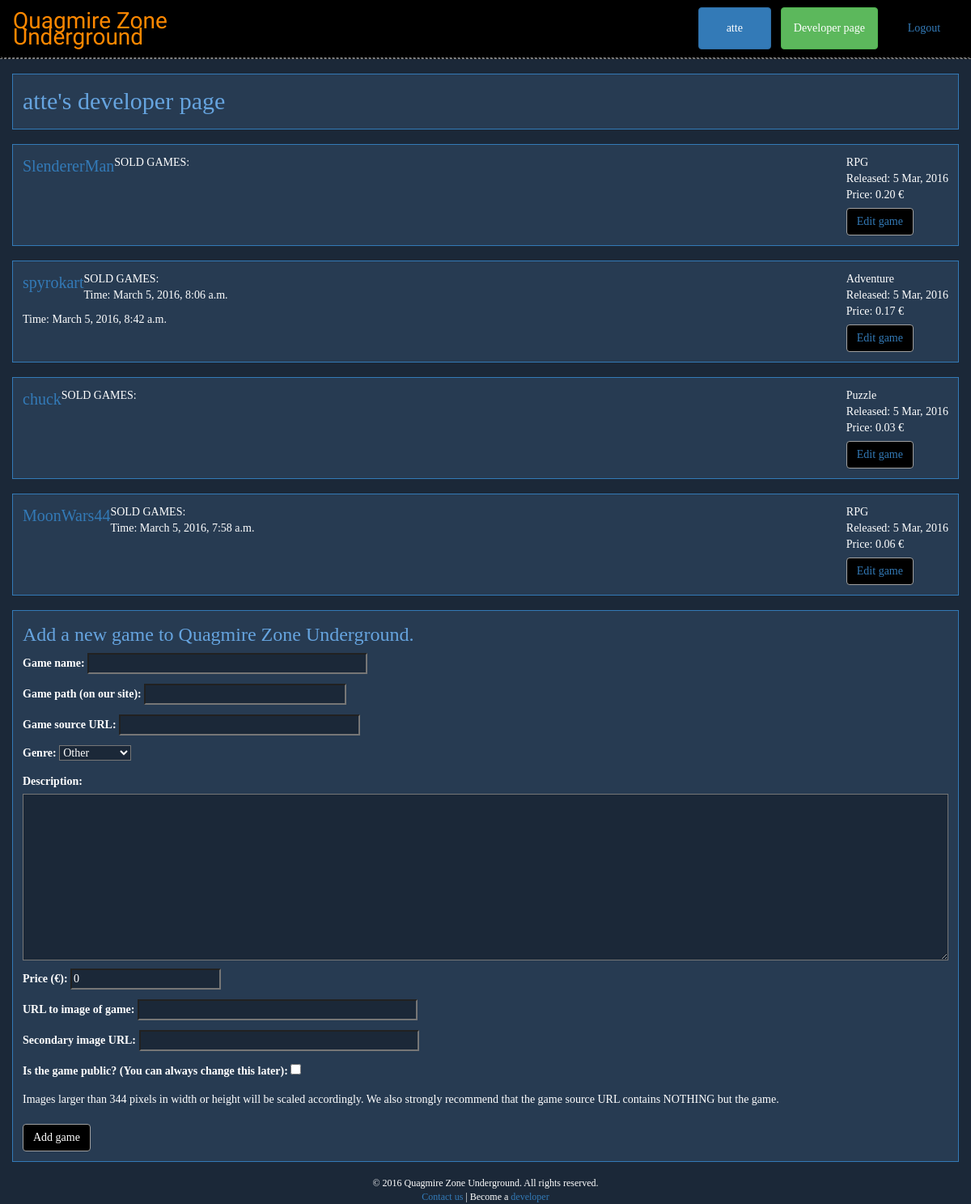
The page /developer/atte (signed in) on the database as committed earlier.
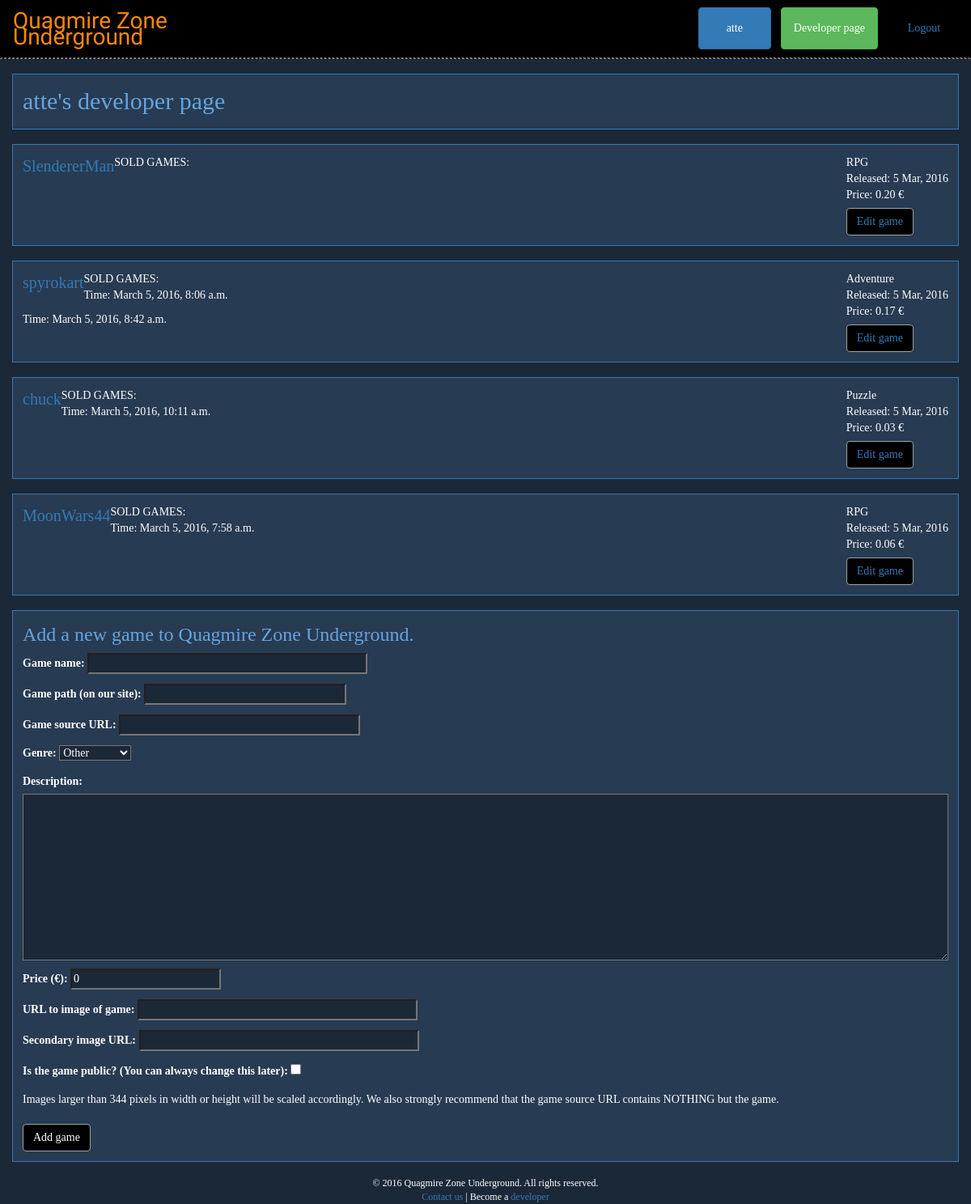
The same page on the database as committed later.
### gamestore/models.py (models this page shows)
class Game(models.Model):
    name = models.CharField(max_length=80, verbose_name='game name')
    URL = models.CharField(max_length=150, unique=True, validators=[URLAllowedChars], verbose_name='game path (on our site)')
    gameSource = models.URLField(max_length=300, unique=True, verbose_name='game source URL')
    isPublic = models.BooleanField(default=False, verbose_name='is the game public? (You can always change this later)')
    genre = models.CharField(max_length=30, default=GENRE_UNSPECIFIED, choices=GAME_GENRES)
    description = models.TextField(blank=True) # TODO: Think about how to implement line feeds.
    image = models.URLField(blank=True, verbose_name='URL to image of game')
    image2 = models.URLField(blank=True, verbose_name='secondary image URL')
    developer = models.ForeignKey(
        User,
        on_delete=models.SET_NULL,
        null=True)
    price = models.DecimalField(max_digits=7, decimal_places=2, default=0, verbose_name='price (€)')
    createDate = models.DateTimeField(auto_now_add=True, null=True, editable=False)
    updateDate = models.DateTimeField(auto_now=True, null=True, editable=False) # TODO: Not sure if works.

class GamesOwned(models.Model):
    paymentState = models.TextField(default=PAYMENT_NOT_STARTED, choices=PAYMENT_STATES) # Payment state; success, error, cancel, developer, etc
    createDate = models.DateTimeField(auto_now_add=True, null=True)
    updateDate = models.DateTimeField(auto_now=True, null=True) # TODO: Not sure if works.
    game = models.ForeignKey(
        Game,
        on_delete=models.CASCADE)

### gamestore/views.py (the view)
# urls.py: url(r'^developer/([0-9a-zA-Z@\.+\-_]+)$', views.developerPage),
def developerPage(request, user_name):
	if request.user.is_authenticated():
		if request.user.username == user_name:
			if request.user.userextension.isDeveloper == True:
				if request.method == 'POST':
					new_game_form = GameSubmissionForm(data=request.POST)
					if new_game_form.is_valid():
						newgame = new_game_form.save()
						newgame.developer = request.user
						newgame.save()
						ownedgame = GamesOwned(paymentState=PAYMENT_DEV, game=newgame)
						ownedgame.save()
						request.user.userextension.ownedGames.add(ownedgame)
						ownedgame.save()
						request.user.save()
						request.user.userextension.save()
						return redirect('/developer/' + request.user.username)
					else:
						return HttpResponse(new_game_form.errors)
				else:
					developer = get_object_or_404(User, pk=request.user.id)
					games = Game.objects.filter(developer=developer)
					gamesBought = GamesOwned.objects.filter(paymentState=PAYMENT_SUCCESS)
					boughtGames = []
					for boughtGame in sorted(gamesBought, key=lambda x: (x.game.name, x.createDate)):
						if boughtGame.game in games:
							boughtGames.append(boughtGame)
					new_game_form = GameSubmissionForm()
					game_editing_forms = []
					for x in games:
						editing_form = GameSubmissionForm(instance=x)
						editing_form.fields['URL'].widget.attrs['readonly'] = True
						game_editing_forms.append(editing_form)
					gameforms = zip(games, game_editing_forms)
					context = {'user': developer, 'games': games, 'form': new_game_form, 'editforms': game_editing_forms, 'gameforms': gameforms, 'boughtgames': boughtGames}
					return render(request, 'developer_page.html', context)
			else:
				return redirect('/developerinfo')
		else:
			raise PermissionDenied
	else:
		return render(request, 'auth_required.html', {'last_page': 'user'}) # TODO: change the context and html file name

### gamestore/forms.py
class GameSubmissionForm(ModelForm):
    class Meta:
        model = Game
        fields = ['name', 'URL', 'gameSource', 'genre', 'description', 'price', 'image', 'image2', 'isPublic']
        widgets = {
            'name': TextInput(attrs={'size': 40}),
            'URL': TextInput(attrs={'size': 28}),
            'gameSource': URLInput(attrs={'size': 34}),
            'description': Textarea(attrs={'rows': 10}),
            'image': URLInput(attrs={'size': 40}),
            'image2': URLInput(attrs={'size': 40}),
        }

### gamestore/templates/developer_page.html (shortened to what this page needs)
{% load staticfiles %}
<html>
    <head>
        <link rel="stylesheet" href="https://maxcdn.bootstrapcdn.com/bootstrap/3.3.6/css/bootstrap.min.css">
        <link rel="stylesheet" type="text/css" href="{% static 'quagmire.css' %}">
    </head>
    <body>
        <header>
            <nav class="navbar">
                <ul class="nav navbar-nav">
                    <li class="title"><a href="/">Quagmire Zone<br>Underground</a></li>
                </ul>
                <div class="navbar-collapse">
                    <ul class="nav navbar-nav navbar-right">
                        <li>
                            <a href="/user/{{ user.username }}" class="btn btn-primary navbar-btn">{{ user.username }}</a>
                        </li>
                        <li>
                            <a href="/developer/{{ user.username }}" class="btn btn-success navbar-btn">Developer page</a>
                        </li>
                        <li>
                            <a href="/logout" class="btn btn-link navbar-btn" role="button">Logout</a>
                        </li>
                    </ul>
                </div>
            </nav>
        </header>
        <div class="container">
            <div class="row">
                <div class="generic name">{{ user.username }}'s developer page</div>
                    {% for game, editform in gameforms %}
                        <div class="gameinfo">
                            <div class="gameinfo-left">
                                <a href="/game/{{ game.URL }}">{{ game.name }}</a><br><img class="resize" src="{{ game.image }}"><img class="resize image-secondary" src="{{ game.image2 }}">
                            </div>
                            <div class="gameinfo-right">
                                {{ game.genre }}<br>Released: {{ game.createDate|date:'j M, Y' }}<br>Price: {{ game.price }} €<br><a class="btn submit collapser" data-toggle="collapse" data-target="#edit-{{ game.URL }}">Edit game</a>
                            </div>
                            SOLD GAMES:
                                {% for boughtgame in boughtgames %}
                                    {% if boughtgame.game == game %}
                                        <p> Time: {{boughtgame.createDate}} </p>
                                    {% endif %}
                                {% endfor %}
                        </div>
                    {% endfor %}
                    {% if user.is_authenticated %}
                        {% if user.userextension.isDeveloper %}
                            <div class="generic">
                                <div class="description">Add a new game to Quagmire Zone Underground.</div>
                                <form method="POST" action="/developer/{{ user.username }}">
                                    {{ form.as_p }}
                                    Images larger than 344 pixels in width or height will be scaled accordingly. We also strongly recommend that the game source URL contains NOTHING but the game.<br><br>
                                    <input class="btn submit" type="submit" value="Add game" />
                                </form>
                        {% endif %}
                    {% endif %}
                </div>
            </div>
        </div>
        <footer class="footer">&copy; 2016 Quagmire Zone Underground. All rights reserved.<br><a href="mailto:vskatshuma@gmail.com">Contact us</a> | Become a <a href="/developerinfo">developer</a></footer>
    </body>
</html>

Rows that differ between the two databases and show on the page:
added GamesOwned: createDate "March 5, 2016, 10:11 a.m.", shown under Game "chuck"
